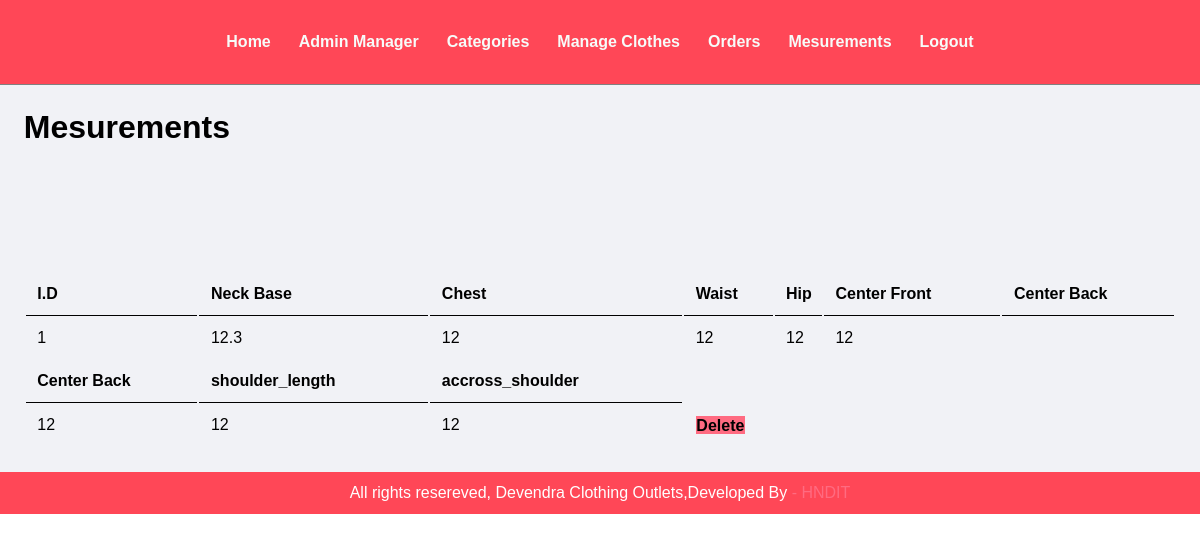
The page /Admin/mesurements.php (signed in) on the database its author committed.
### tables this page shows
CREATE TABLE `tbl_mesurements` (
  `id` int(10) UNSIGNED NOT NULL,
  `neck_base` float NOT NULL,
  `chest` float NOT NULL,
  `waist` float NOT NULL,
  `hip` float NOT NULL,
  `center_front` float NOT NULL,
  `center_back` float NOT NULL,
  `shoulder_length` float NOT NULL,
  `accross_shoulder` float NOT NULL
);

### Admin/mesurements.php (the view, shortened to what this page needs)
<?php include('partials/menu.php');?>
    <link rel="stylesheet" href="css/Style.css">
    <link rel="stylesheet" href="css/Admin.css">
    <div class="main-Content" >
    <div class="wrapper">
    <h1>Mesurements</h1>
    <br/><br/>
    <br/> <br/> <br/>
    <br><br>
    <table class="tbl-full" class="text-left">
    <?php
    $sql = "SELECT * FROM tbl_mesurements ORDER BY id DESC";
    $res = mysqli_query($conn, $sql);
    $count = mysqli_num_rows($res);
    $sn = 1;
    if($count>0)
    {
           while($row=mysqli_fetch_assoc($res))
           {
                  $id = $row['id'];
                  $neck_base = $row['neck_base'];
                  $chest = $row['chest'];
                  $waist = $row['waist'];
                  $hip =$row['hip'];
                  $center_front = $row['center_front'];
                  $center_back = $row['center_back'];
                  $shoulder_length = $row['shoulder_length'];
                  $accross_shoulder = $row['accross_shoulder'];
                  ?>
    <tr>
    <th>I.D</th>
    <th>Neck Base</th>
    <th>Chest </th>
    <th>Waist</th>
    <th>Hip</th>
    <th>Center Front</th>
    <th>Center Back</th>
    </tr>
                  <tr>
     <td><?php echo $sn++; ?></td>
     <td><?php echo $neck_base; ?></td>
     <td><?php echo $chest; ?></td>
     <td><?php echo $waist; ?></td>
     <td><?php echo $hip; ?></td>
     <td><?php echo $center_front; ?></td>
    </tr>
    <tr>
    <th>Center Back</th>
    <th>shoulder_length</th>
    <th>accross_shoulder</th>
    </tr>
    <tr>
     <td><?php echo $center_back; ?></td>
     <td><?php echo $shoulder_length; ?></td>
     <td><?php echo $accross_shoulder; ?></td>
     <td>
        <a href="<?php echo SITEURL; ?>admin/delete_mesurements.php?id=<?php echo $id; ?>" class="btn-danger">Delete</a>
     </td>
    </tr>
                  <?php
           }
    }
    else
    {
           echo "<tr><td colspan='12' class='error'>Mesurements Not Available.</td></tr>";
    }
    ?>
    </table>
    </div>
    </div>
    <?php include('partials/footer.php');?>

### css/Admin.css (style rules this page uses)
.wrapper { padding: 1%; width: auto; margin: 0 auto; }
.tbl-full { table-layout: auto; width:100%; }
table tr th { border-bottom: 1px solid black; padding: 1%; text-align: left; }
table tr td { padding:1%; }
.btn-danger { background-color: #ff6b81; padding: 1%; color:black; text-decoration: none; font-weight: bold; }
.main-content { width: auto; background-color:#f1f2f6; padding: 1% ; }

### css/style.css (style rules this page uses)
* { margin: 0 0; padding: 0 0; font-family: Arial, Helvetica, sans-serif; }
a { color: #ff6b81; text-decoration: none; }
.tbl-full { table-layout: auto; width:100%; }
table tr th { border-bottom: 1px solid black; padding: 1%; text-align: left; }
table tr td { padding:1%; }

### rows shown on the page
tbl_mesurements: neck_base "12.3", chest "12", waist "12", hip "12", center_front "12", center_back "12", shoulder_length "12", accross_shoulder "12"
